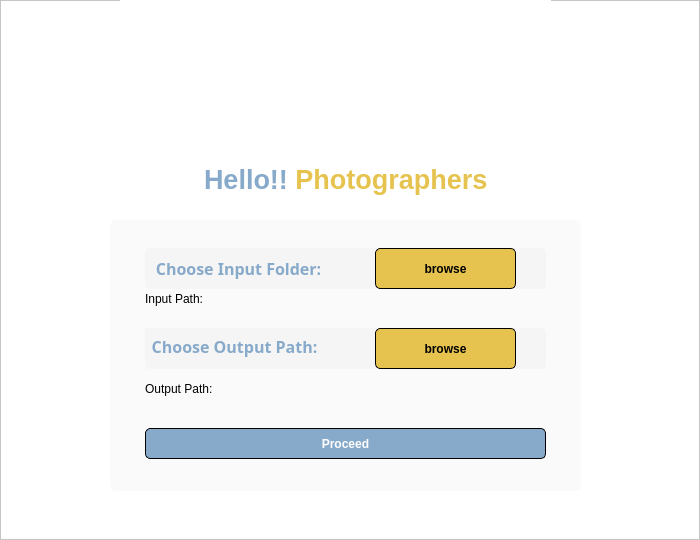
<?xml version="1.0" encoding="UTF-8"?>
<ui version="4.0">
 <class>MainWindow</class>
 <widget class="QMainWindow" name="MainWindow">
  <property name="geometry">
   <rect>
    <x>0</x>
    <y>0</y>
    <width>700</width>
    <height>540</height>
   </rect>
  </property>
  <property name="maximumSize">
   <size>
    <width>700</width>
    <height>16777215</height>
   </size>
  </property>
  <property name="windowTitle">
   <string>Photo Organizer</string>
  </property>
  <widget class="QWidget" name="centralwidget">
   <property name="maximumSize">
    <size>
     <width>700</width>
     <height>16777215</height>
    </size>
   </property>
   <layout class="QVBoxLayout" name="verticalLayout_2">
    <property name="spacing">
     <number>0</number>
    </property>
    <property name="leftMargin">
     <number>0</number>
    </property>
    <property name="topMargin">
     <number>0</number>
    </property>
    <property name="rightMargin">
     <number>0</number>
    </property>
    <property name="bottomMargin">
     <number>0</number>
    </property>
    <item>
     <widget class="QStackedWidget" name="stackedWidget">
      <property name="maximumSize">
       <size>
        <width>16777215</width>
        <height>16777215</height>
       </size>
      </property>
      <property name="currentIndex">
       <number>0</number>
      </property>
      <widget class="QWidget" name="page">
       <layout class="QVBoxLayout" name="verticalLayout">
        <property name="spacing">
         <number>0</number>
        </property>
        <property name="leftMargin">
         <number>0</number>
        </property>
        <property name="topMargin">
         <number>0</number>
        </property>
        <property name="rightMargin">
         <number>0</number>
        </property>
        <property name="bottomMargin">
         <number>0</number>
        </property>
        <item>
         <widget class="QFrame" name="frame">
          <property name="minimumSize">
           <size>
            <width>0</width>
            <height>0</height>
           </size>
          </property>
          <property name="maximumSize">
           <size>
            <width>16777215</width>
            <height>16777215</height>
           </size>
          </property>
          <property name="autoFillBackground">
           <bool>false</bool>
          </property>
          <property name="styleSheet">
           <string notr="true">background-color: rgb(255, 255, 255);</string>
          </property>
          <property name="frameShape">
           <enum>QFrame::StyledPanel</enum>
          </property>
          <property name="frameShadow">
           <enum>QFrame::Raised</enum>
          </property>
          <widget class="QLabel" name="label_2">
           <property name="geometry">
            <rect>
             <x>120</x>
             <y>-40</y>
             <width>431</width>
             <height>201</height>
            </rect>
           </property>
           <property name="styleSheet">
            <string notr="true"/>
           </property>
           <property name="text">
            <string>&lt;html&gt;&lt;head/&gt;&lt;body&gt;&lt;p&gt;&lt;img src=&quot;:/newPrefix/resources/dino-new.png&quot;/&gt;&lt;/p&gt;&lt;/body&gt;&lt;/html&gt;</string>
           </property>
           <property name="alignment">
            <set>Qt::AlignLeading|Qt::AlignLeft|Qt::AlignVCenter</set>
           </property>
          </widget>
          <widget class="QFrame" name="frame_6">
           <property name="geometry">
            <rect>
             <x>110</x>
             <y>220</y>
             <width>471</width>
             <height>271</height>
            </rect>
           </property>
           <property name="styleSheet">
            <string notr="true">background-color: rgb(250, 250, 250);
border-radius:6px;</string>
           </property>
           <property name="frameShape">
            <enum>QFrame::StyledPanel</enum>
           </property>
           <property name="frameShadow">
            <enum>QFrame::Raised</enum>
           </property>
           <widget class="QPushButton" name="proceedButton">
            <property name="geometry">
             <rect>
              <x>35</x>
              <y>208</y>
              <width>401</width>
              <height>31</height>
             </rect>
            </property>
            <property name="cursor">
             <cursorShape>PointingHandCursor</cursorShape>
            </property>
            <property name="styleSheet">
             <string notr="true">background-color:rgb(135, 169, 202);
border-bottom-color: rgb(255, 255, 255);
color: rgb(255, 255, 255);
border-top-color: rgb(0, 0, 0);
border-right-color: rgb(0, 0, 0);
border-left-color: rgb(247, 247, 247);
border-left-color: rgb(0, 0, 0);
border: 1px solid #000000;
border-radius: 5;
font: 18pt &quot;Roboto&quot;;
font-weight: bold;
</string>
            </property>
            <property name="text">
             <string>Proceed</string>
            </property>
           </widget>
           <widget class="QLabel" name="direcText">
            <property name="geometry">
             <rect>
              <x>35</x>
              <y>68</y>
              <width>391</width>
              <height>21</height>
             </rect>
            </property>
            <property name="text">
             <string>Input Path:</string>
            </property>
           </widget>
           <widget class="QLabel" name="label_3">
            <property name="geometry">
             <rect>
              <x>35</x>
              <y>158</y>
              <width>391</width>
              <height>21</height>
             </rect>
            </property>
            <property name="styleSheet">
             <string notr="true"/>
            </property>
            <property name="text">
             <string>Output Path:</string>
            </property>
           </widget>
           <widget class="QFrame" name="frame_3">
            <property name="geometry">
             <rect>
              <x>35</x>
              <y>28</y>
              <width>401</width>
              <height>41</height>
             </rect>
            </property>
            <property name="styleSheet">
             <string notr="true">background-color: rgb(245, 245, 245);
border-radius:5px;</string>
            </property>
            <property name="frameShape">
             <enum>QFrame::StyledPanel</enum>
            </property>
            <property name="frameShadow">
             <enum>QFrame::Raised</enum>
            </property>
            <widget class="QLabel" name="label_4">
             <property name="geometry">
              <rect>
               <x>8</x>
               <y>5</y>
               <width>171</width>
               <height>31</height>
              </rect>
             </property>
             <property name="sizePolicy">
              <sizepolicy hsizetype="Preferred" vsizetype="Preferred">
               <horstretch>0</horstretch>
               <verstretch>0</verstretch>
              </sizepolicy>
             </property>
             <property name="minimumSize">
              <size>
               <width>0</width>
               <height>0</height>
              </size>
             </property>
             <property name="font">
              <font>
               <family>Pacifico</family>
               <pointsize>12</pointsize>
               <weight>75</weight>
               <italic>false</italic>
               <bold>true</bold>
              </font>
             </property>
             <property name="styleSheet">
              <string notr="true">font: 12pt &quot;Pacifico&quot;;

color: rgb(135, 169, 202);
font-weight: bold;
border-color:rgb(247, 247, 247);
border-radius:4px;
border:none;
</string>
             </property>
             <property name="text">
              <string>Choose Input Folder:</string>
             </property>
             <property name="alignment">
              <set>Qt::AlignCenter</set>
             </property>
            </widget>
            <widget class="QPushButton" name="browseButton">
             <property name="geometry">
              <rect>
               <x>230</x>
               <y>0</y>
               <width>141</width>
               <height>41</height>
              </rect>
             </property>
             <property name="cursor">
              <cursorShape>PointingHandCursor</cursorShape>
             </property>
             <property name="styleSheet">
              <string notr="true">background-color: rgb(230, 195, 79);
border-bottom-color: rgb(255, 255, 255);
color: rgb(0, 0, 0);
border-top-color: rgb(0, 0, 0);
border-right-color: rgb(0, 0, 0);
border-left-color: rgb(247, 247, 247);
border-left-color: rgb(0, 0, 0);
border: 1px solid #000000;
border-radius: 5;
font: 10pt &quot;Roboto&quot;;
font-weight: bold;
</string>
             </property>
             <property name="text">
              <string>browse</string>
             </property>
            </widget>
           </widget>
           <widget class="QFrame" name="frame_4">
            <property name="geometry">
             <rect>
              <x>35</x>
              <y>108</y>
              <width>401</width>
              <height>41</height>
             </rect>
            </property>
            <property name="styleSheet">
             <string notr="true">background-color: rgb(245, 245, 245);
border-radius:5px;</string>
            </property>
            <property name="frameShape">
             <enum>QFrame::StyledPanel</enum>
            </property>
            <property name="frameShadow">
             <enum>QFrame::Raised</enum>
            </property>
            <widget class="QLabel" name="label_5">
             <property name="geometry">
              <rect>
               <x>-16</x>
               <y>-2</y>
               <width>211</width>
               <height>41</height>
              </rect>
             </property>
             <property name="sizePolicy">
              <sizepolicy hsizetype="Preferred" vsizetype="Preferred">
               <horstretch>0</horstretch>
               <verstretch>0</verstretch>
              </sizepolicy>
             </property>
             <property name="minimumSize">
              <size>
               <width>0</width>
               <height>0</height>
              </size>
             </property>
             <property name="font">
              <font>
               <family>Pacifico</family>
               <pointsize>12</pointsize>
               <weight>75</weight>
               <italic>false</italic>
               <bold>true</bold>
              </font>
             </property>
             <property name="styleSheet">
              <string notr="true">font: 12pt &quot;Pacifico&quot;;

color: rgb(135, 169, 202);
font-weight: bold;
border-color:rgb(247, 247, 247);
border-radius:4px;
border:none;
</string>
             </property>
             <property name="text">
              <string>Choose Output Path:</string>
             </property>
             <property name="alignment">
              <set>Qt::AlignCenter</set>
             </property>
            </widget>
            <widget class="QPushButton" name="setOutput">
             <property name="geometry">
              <rect>
               <x>230</x>
               <y>0</y>
               <width>141</width>
               <height>41</height>
              </rect>
             </property>
             <property name="cursor">
              <cursorShape>PointingHandCursor</cursorShape>
             </property>
             <property name="styleSheet">
              <string notr="true">background-color: rgb(230, 195, 79);
border-bottom-color: rgb(255, 255, 255);
color: rgb(0, 0, 0);
border-top-color: rgb(0, 0, 0);
border-right-color: rgb(0, 0, 0);
border-left-color: rgb(247, 247, 247);
border-left-color: rgb(0, 0, 0);
border: 1px solid #000000;
border-radius: 5;
font: 10pt &quot;Roboto&quot;;
font-weight: bold;
</string>
             </property>
             <property name="text">
              <string>browse</string>
             </property>
            </widget>
           </widget>
          </widget>
          <widget class="QTextEdit" name="textEdit">
           <property name="geometry">
            <rect>
             <x>200</x>
             <y>160</y>
             <width>381</width>
             <height>51</height>
            </rect>
           </property>
           <property name="styleSheet">
            <string notr="true">border:None;</string>
           </property>
           <property name="html">
            <string>&lt;!DOCTYPE HTML PUBLIC &quot;-//W3C//DTD HTML 4.0//EN&quot; &quot;http://www.w3.org/TR/REC-html40/strict.dtd&quot;&gt;
&lt;html&gt;&lt;head&gt;&lt;meta name=&quot;qrichtext&quot; content=&quot;1&quot; /&gt;&lt;style type=&quot;text/css&quot;&gt;
p, li { white-space: pre-wrap; }
&lt;/style&gt;&lt;/head&gt;&lt;body style=&quot; font-family:'MS Shell Dlg 2'; font-size:8.25pt; font-weight:400; font-style:normal;&quot;&gt;
&lt;p style=&quot; margin-top:0px; margin-bottom:0px; margin-left:0px; margin-right:0px; -qt-block-indent:0; text-indent:0px;&quot;&gt;&lt;span style=&quot; font-size:20pt; font-weight:600; color:#87a9ca;&quot;&gt;Hello!!&lt;/span&gt;&lt;span style=&quot; font-size:20pt; font-weight:600;&quot;&gt; &lt;/span&gt;&lt;span style=&quot; font-size:20pt; font-weight:600; color:#e6c34f;&quot;&gt;Photographers&lt;/span&gt;&lt;/p&gt;&lt;/body&gt;&lt;/html&gt;</string>
           </property>
          </widget>
          <zorder>frame_6</zorder>
          <zorder>label_2</zorder>
          <zorder>textEdit</zorder>
         </widget>
        </item>
       </layout>
      </widget>
      <widget class="QWidget" name="page_2">
       <layout class="QVBoxLayout" name="verticalLayout_3">
        <property name="spacing">
         <number>0</number>
        </property>
        <property name="leftMargin">
         <number>0</number>
        </property>
        <property name="topMargin">
         <number>0</number>
        </property>
        <property name="rightMargin">
         <number>0</number>
        </property>
        <property name="bottomMargin">
         <number>0</number>
        </property>
       </layout>
      </widget>
     </widget>
    </item>
   </layout>
  </widget>
 </widget>
 <resources/>
 <connections/>
</ui>
